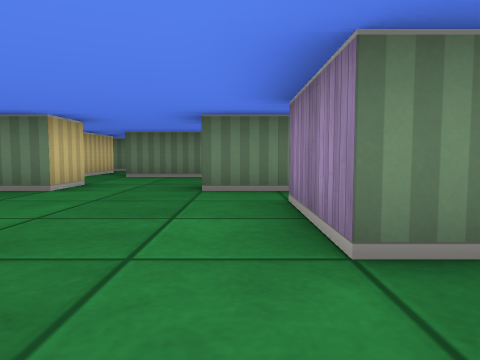
View 1 (above)

24 first-person views from a walk through a cub3D ray-caster map. The camera is about half as high as the walls, tilts 4° down and sees 70° across. The floor is counted in squares. Each view is taken from the middle of a square. On the plan, view 1 faces up. The plan holds only what a view shows up to about 9 squares ahead; the rest is blank.

View 2
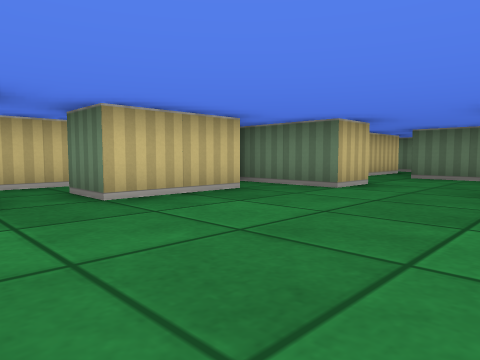

View 3
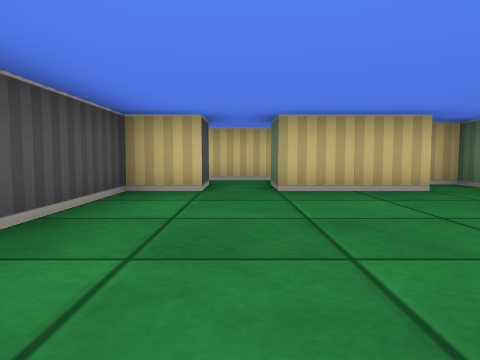

View 4
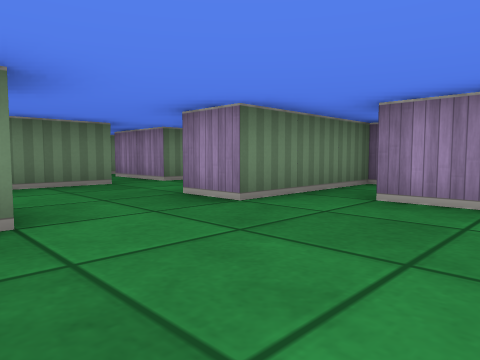

View 5
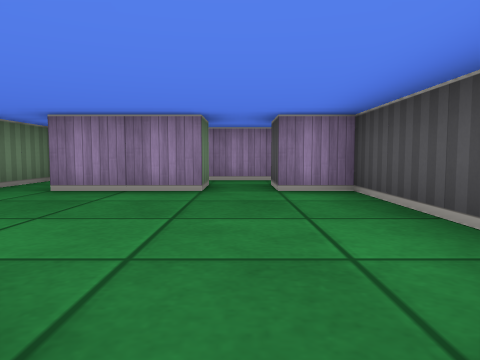

View 6
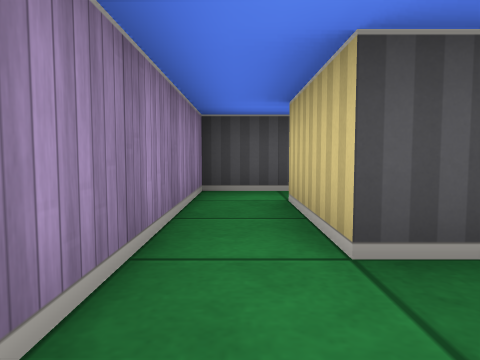

View 7
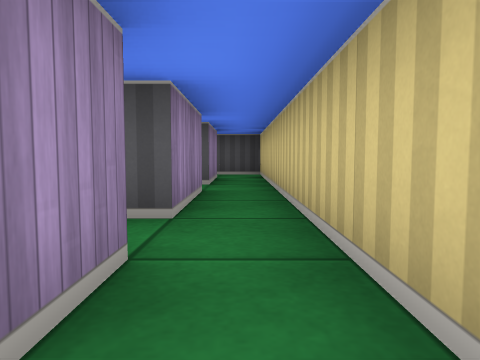

View 8
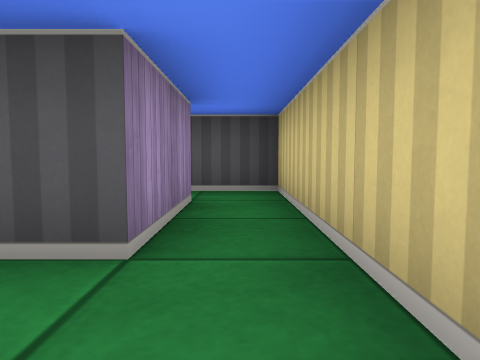

View 9
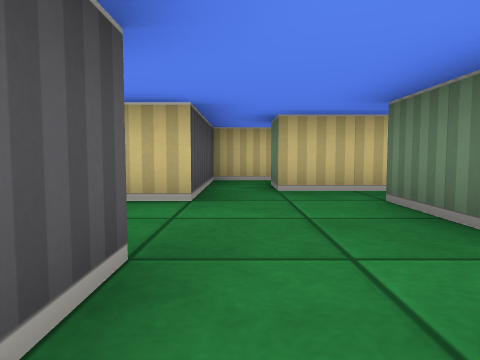

View 10
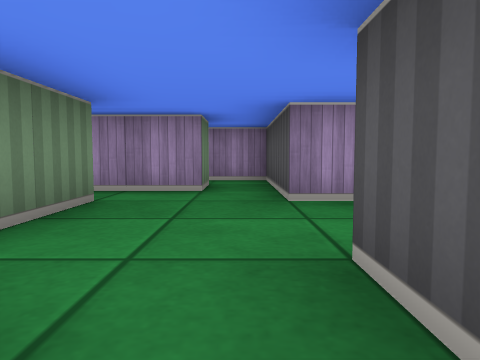

View 11
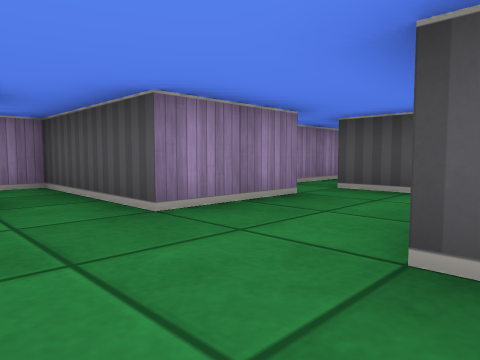

View 12
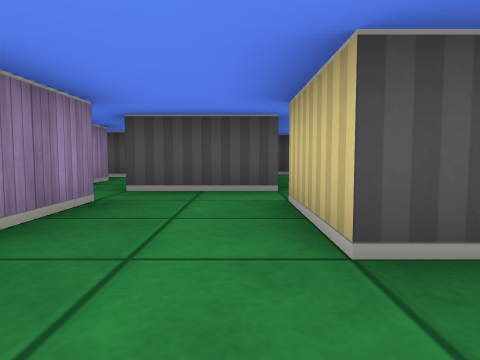

View 13
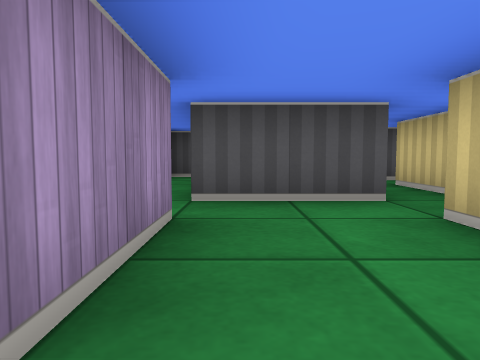

View 14
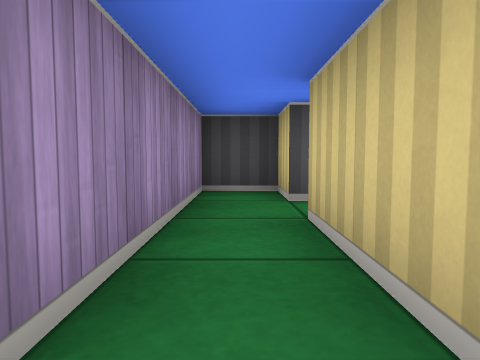

View 15
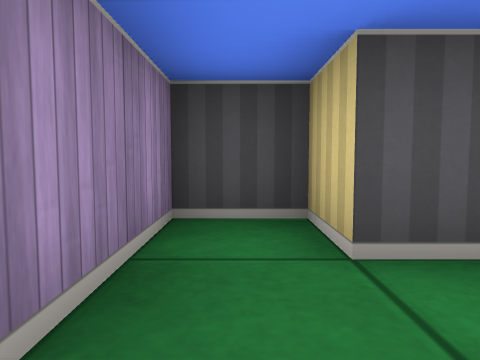

View 16
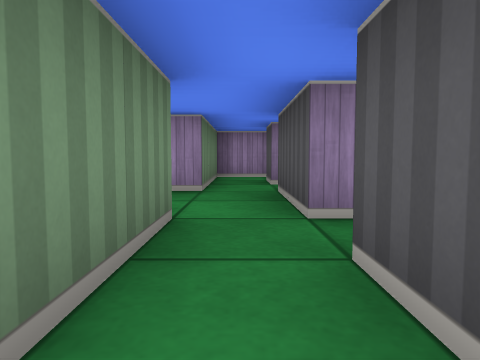

View 17
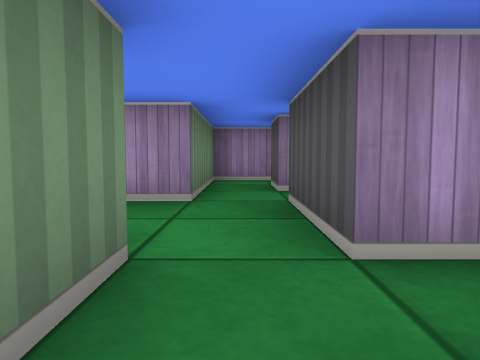

View 18
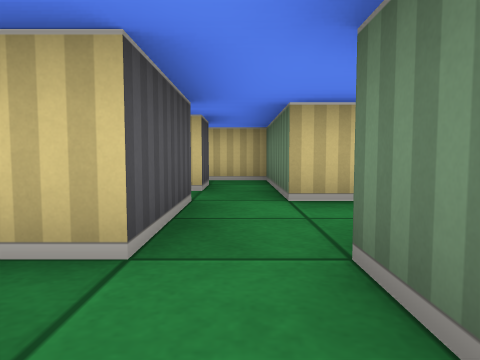

View 19
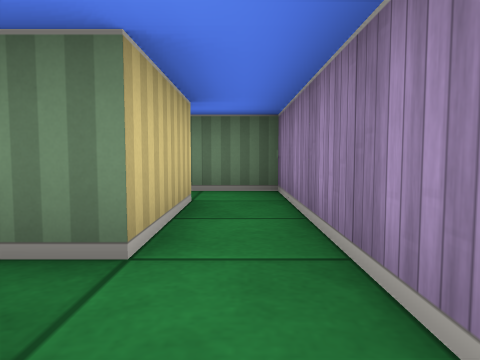

View 20
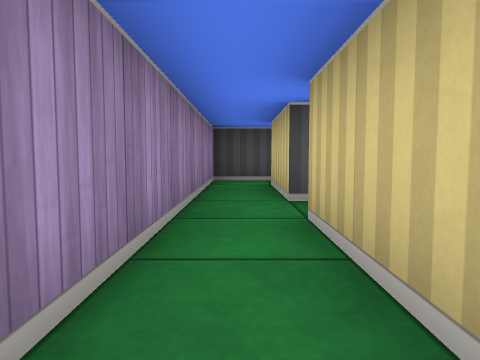

View 21
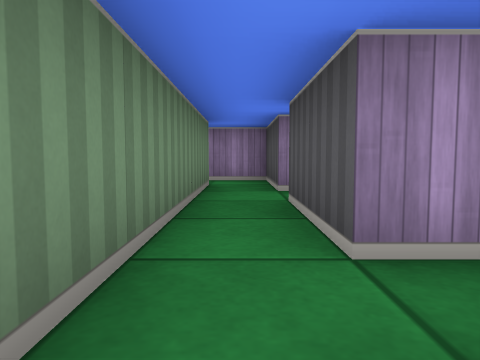

View 22
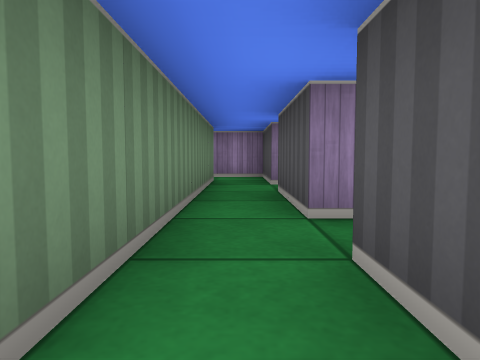

View 23
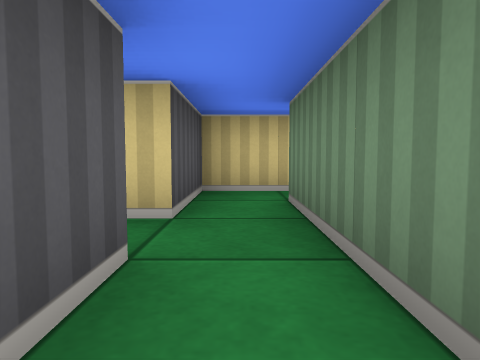

View 24
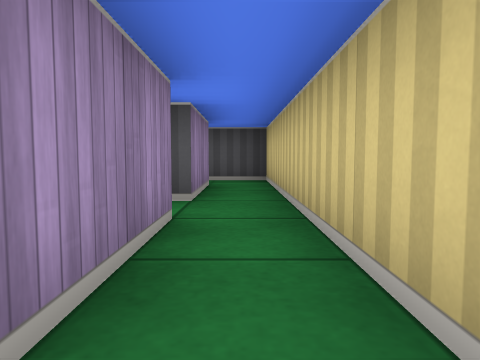

### Floor plan
Ten units are one square. View 1 is at (0, 0); x grows to the right and y downward. Boxes are objects, and circles mark ways between rooms. Rooms are numbered by the first view taken in them; rooms with no view inside come last. Other rooms are left out.
<svg viewBox="-60 -55 90 215">
<path fill="none" stroke="#000" d="M15 -15 5 -15 5 -35M-35 -5 -35 5 5 5 5 -5 15 -5M-25 -45 -45 -45 -45 -40M-35 -36 -35 -15M15 -45 -5 -45M-55 -24 -55 -4M-45 -5 -35 -5M-35 -15 -45 -15 -45 -24M25 -4 25 -16M-45 15 -45 -5M-55 -4 -55 25M-45 25 -39 25M-5 35 -25 35M-5 55 25 55 25 44M15 45 5 45 5 30M-35 30 -35 45M-35 55 -25 55M-55 25 -55 55 -35 55M-35 45 -45 45 -45 25M-25 85 -5 85 -5 91M15 75 -5 75 -5 55M-25 55 -25 75 -35 75M5 105 5 85 15 85M-35 115 -35 125 -25 125 -25 85M-35 85 -35 105M-45 85 -35 85M-35 75 -55 75 -55 85M15 145 25 145 25 115M15 115 15 135M25 85 25 75 15 75M-55 115 -55 145 -35 145M-35 135 -45 135 -45 115M-25 145 -5 145M-5 135 -35 135M-45 105 -45 85M-55 85 -55 115M-45 115 -35 115M15 85 15 105M25 115 25 85M15 -5 15 15M12 25 25 25 25 -4M25 -45 15 -45"/>
<circle cx="-40" cy="-10" r="3" fill="#2a7"/>
<circle cx="10" cy="-10" r="3" fill="#2a7"/>
<circle cx="10" cy="-40" r="3" fill="#2a7"/>
<circle cx="-50" cy="5" r="3" fill="#2a7"/>
<circle cx="20" cy="5" r="3" fill="#2a7"/>
<circle cx="20" cy="-25" r="3" fill="#2a7"/>
<circle cx="-50" cy="35" r="3" fill="#2a7"/>
<circle cx="-40" cy="50" r="3" fill="#2a7"/>
<circle cx="-15" cy="65" r="3" fill="#2a7"/>
<circle cx="-30" cy="95" r="3" fill="#2a7"/>
<circle cx="-40" cy="80" r="3" fill="#2a7"/>
<circle cx="10" cy="80" r="3" fill="#2a7"/>
<circle cx="-40" cy="110" r="3" fill="#2a7"/>
<circle cx="-50" cy="95" r="3" fill="#2a7"/>
<circle cx="20" cy="125" r="3" fill="#2a7"/>
<circle cx="20" cy="95" r="3" fill="#2a7"/>
<circle cx="-40" cy="140" r="3" fill="#2a7"/>
<circle cx="-50" cy="125" r="3" fill="#2a7"/>
<text x="-10" y="-20">1</text>
<text x="-50" y="-20">2</text>
<text x="20" y="-20">3</text>
<text x="-50" y="10">4</text>
<text x="-10" y="40">5</text>
<text x="-50" y="40">6</text>
<text x="-10" y="80">7</text>
<text x="-30" y="100">8</text>
<text x="-50" y="80">9</text>
<text x="20" y="130">10</text>
<text x="20" y="80">11</text>
<text x="-50" y="130">12</text>
<text x="-20" y="140">13</text>
<text x="-50" y="100">14</text>
<text x="20" y="100">15</text>
<text x="20" y="10">16</text>
<text x="20" y="-40">17</text>
</svg>
Room 1 opens to room 2. Room 1 opens to room 3. Room 1 opens to room 17. Room 2 opens to room 4. Room 3 opens to room 16. Room 3 opens to room 17. Room 4 opens to room 6. Room 5 opens to room 6. Room 5 opens to room 7. Room 7 opens to room 8. Room 7 opens to room 9. Room 7 opens to room 11. Room 8 opens to room 14. Room 9 opens to room 14. Room 10 opens to room 15. Room 11 opens to room 15. Room 12 opens to room 13. Room 12 opens to room 14.

Where each view was taken, in squares from view 1:
view 1: 0 up, 0 right, facing up
view 2: 0 up, 0 right, facing up-left
view 3: 1 up, 1 right, facing left
view 4: 2 up, 3 left, facing up-right
view 5: 1 up, 4 left, facing right
view 6: 2 up, 2 right, facing down
view 7: 3 up, 5 left, facing down
view 8: 1 down, 5 left, facing down
view 9: 5 down, 1 right, facing left
view 10: 5 down, 4 left, facing right
view 11: 4 down, 3 left, facing down-right
view 12: 4 down, 2 left, facing down
view 13: 5 down, 1 left, facing down
view 14: 8 down, 3 left, facing down
view 15: 10 down, 3 left, facing down
view 16: 8 down, 5 left, facing right
view 17: 8 down, 4 left, facing right
view 18: 8 down, 1 right, facing left
view 19: 12 down, 2 right, facing up
view 20: 8 down, 2 right, facing down
view 21: 14 down, 4 left, facing right
view 22: 14 down, 5 left, facing right
view 23: 14 down, 1 left, facing left
view 24: 8 down, 5 left, facing down
